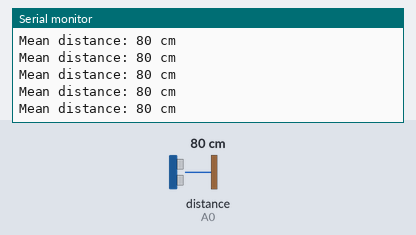
This sketch was run on a simulated Arduino Uno, built with avr-gcc and run on an emulated ATmega328P. On the bench: the last lines printed to the serial monitor. The inputs (shaded band) are chosen by the test bench; at power-on: distance to the obstacle (sensor on A0) 80 cm.

Above: at 1.2 s.
1.3 s: distance to the obstacle (sensor on A0) set to 2 cm
At 1.46 s:
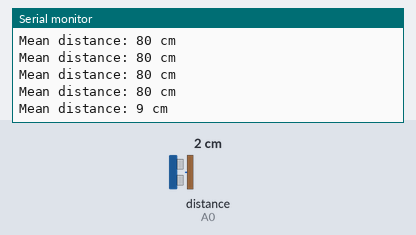
2.8 s: distance to the obstacle (sensor on A0) set to 18 cm
At 2.9 s:
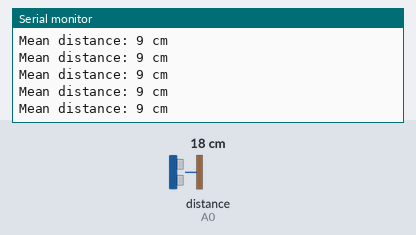
Timing chart, 0 to 5.8 s (numbered marks = the images above; inputs shaded):
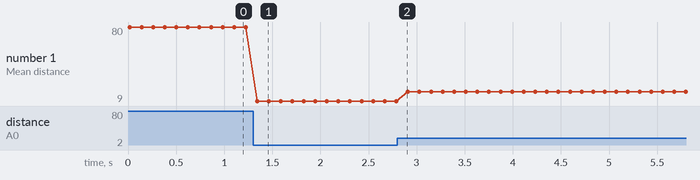

Measured:
- after the input at 1.3 s, the serial monitor: prints a new line at once (image 1)
- plotted number 1: 80 → 9 after the input at 1.3 s, 9 → 18 after the input at 2.8 s

The sketch:

sharp_distance_sensor_100to500.ino
```cpp
/*SHARP GP2Y0A710K0F IR sensor with Arduino and SharpIR library example code. More info: https://www.makerguides.com */
// Include the library:
#include <SharpIR.h>
// Define model and input pin:
#define IRPin A0
#define model 100500
// Create variable to store the distance:
int distance_cm = 5;
/* Model :
  GP2Y0A02YK0F --> 20150
  GP2Y0A21YK0F --> 1080
  GP2Y0A710K0F --> 100500
  GP2YA41SK0F --> 430
*/
// Create a new instance of the SharpIR class:
SharpIR mySensor = SharpIR(IRPin, model);
void setup() {
  // Begin serial communication at a baud rate of 9600:
  Serial.begin(9600);
}
void loop() {
  // Get a distance measurement and store it as distance_cm:
  distance_cm = mySensor.distance();
  // Print the measured distance to the serial monitor:
  Serial.print("Mean distance: ");
  Serial.print(distance_cm);
  Serial.println(" cm");
  delay(100);
  }
```
